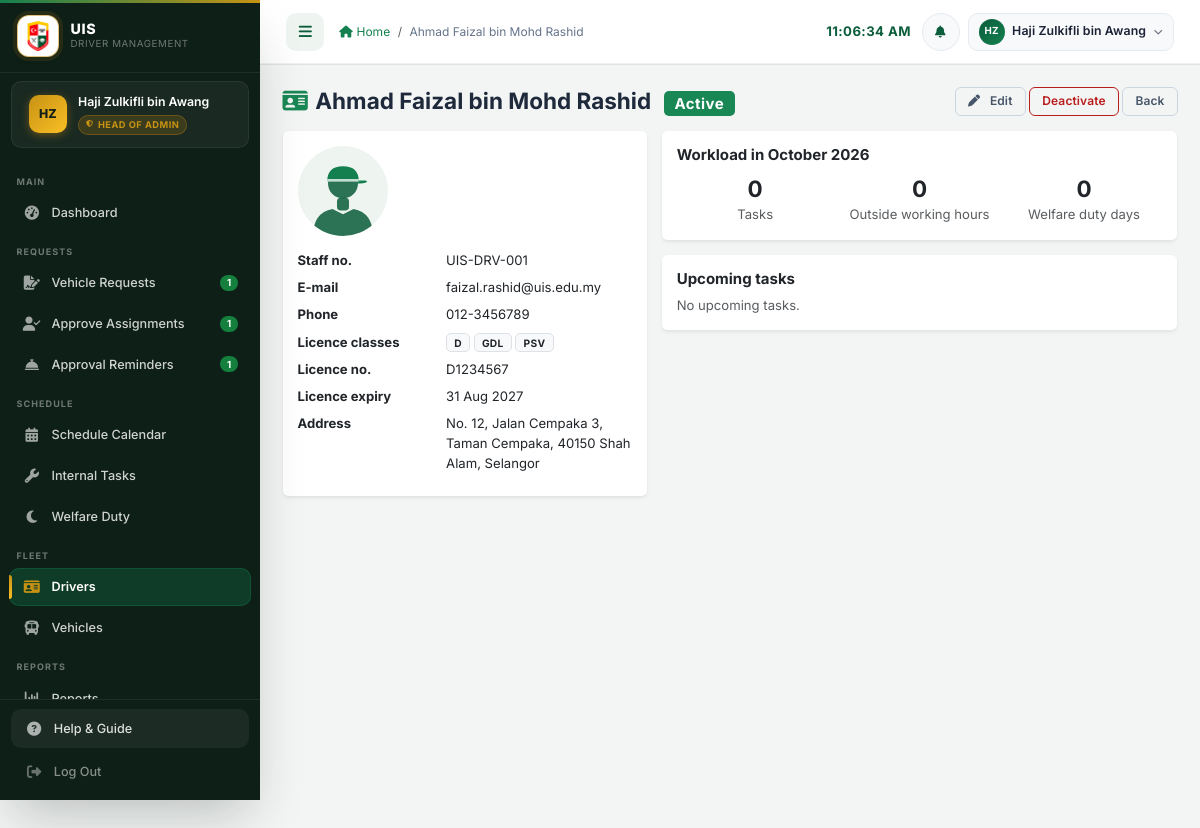
The page /admin/view_driver.php?id=1 (signed in) on the database its author committed.
### tables this page shows
CREATE TABLE `users` (
  `user_id` int(11) NOT NULL AUTO_INCREMENT,
  `username` varchar(50) NOT NULL,
  `password` varchar(255) NOT NULL,
  `email` varchar(100) NOT NULL,
  `full_name` varchar(100) NOT NULL,
  `role` enum('admin','driver','staff','supervisor','head_admin') NOT NULL DEFAULT 'staff',
  `driver_id` int(11) DEFAULT NULL,
  `department` varchar(100) DEFAULT NULL,
  `supervisor_id` int(11) DEFAULT NULL,
  `created_at` timestamp NOT NULL DEFAULT current_timestamp(),
  `phone` varchar(30) DEFAULT NULL,
  `failed_attempts` tinyint(3) unsigned NOT NULL DEFAULT 0,
  `is_active` tinyint(1) NOT NULL DEFAULT 1,
  `last_login_at` datetime DEFAULT NULL,
  `locked_until` datetime DEFAULT NULL,
  PRIMARY KEY (`user_id`),
  UNIQUE KEY `uq_users_username` (`username`)
);

CREATE TABLE `drivers` (
  `driver_id` int(11) NOT NULL AUTO_INCREMENT,
  `employee_id` varchar(20) NOT NULL,
  `name` varchar(100) NOT NULL,
  `phone` varchar(20) DEFAULT NULL,
  `email` varchar(100) DEFAULT NULL,
  `address` text DEFAULT NULL,
  `experience_years` decimal(4,1) NOT NULL DEFAULT 0.0,
  `license_number` varchar(50) DEFAULT NULL,
  `license_class` varchar(10) DEFAULT NULL COMMENT 'comma list: B2,D,E',
  `license_expiry` date DEFAULT NULL,
  `status` enum('active','inactive') NOT NULL DEFAULT 'active',
  `photo` varchar(255) DEFAULT NULL COMMENT 'relative path under uploads/drivers/',
  `created_at` timestamp NOT NULL DEFAULT current_timestamp(),
  `updated_at` timestamp NOT NULL DEFAULT current_timestamp() ON UPDATE current_timestamp(),
  PRIMARY KEY (`driver_id`),
  UNIQUE KEY `uq_drivers_employee_id` (`employee_id`)
);

### admin/view_driver.php (the view, shortened to what the rows shown need)
<?php
require_once '../config/database.php';
require_once '../includes/admin_page.php';
require_once 'fleet_helpers.php';
$id = (int)($_GET['id'] ?? 0);
$stmt = $conn->prepare('SELECT d.*, u.username FROM drivers d LEFT JOIN users u ON u.driver_id = d.driver_id WHERE d.driver_id = ? LIMIT 1');
$stmt->bind_param('i', $id);
$stmt->execute();
$d = $stmt->get_result()->fetch_assoc();
$expired = $d['license_expiry'] && $d['license_expiry'] < date('Y-m-d');
adminPageStart($d['name']);
?>
    <div class="d-flex flex-wrap justify-content-between align-items-center mb-3 gap-2">
        <h4 class="fw-bold mb-0"><i class="fas fa-id-card text-success me-2"></i><?= htmlspecialchars($d['name']) ?>
            <span class="badge <?= $d['status'] === 'active' ? 'bg-success' : 'bg-secondary' ?> fs-6 ms-2"><?= $d['status'] === 'active' ? 'Active' : 'Inactive' ?></span></h4>
        <div class="d-flex flex-wrap gap-1">
            <a class="btn btn-outline-secondary btn-sm" href="edit_driver.php?id=<?= $id ?>"><i class="fas fa-pen me-1"></i>Edit</a>
            <?php if ($d['status'] === 'active'): ?>
                <button class="btn btn-outline-danger btn-sm" data-fleet-url="../ajax/deactivate_driver.php" data-fleet-id="<?= $id ?>" data-fleet-confirm="Make this driver Inactive?">Deactivate</button>
            <?php else: ?>
                <button class="btn btn-success btn-sm" data-fleet-url="../ajax/deactivate_driver.php" data-fleet-id="<?= $id ?>" data-fleet-extra="reactivate=1" data-fleet-confirm="Make this driver Active again?">Reactivate</button>
            <?php endif; ?>
            <a class="btn btn-outline-secondary btn-sm" href="drivers.php">Back</a>
        </div>
    </div>
    <div class="row g-3">
        <div class="col-lg-5"><div class="card border-0 shadow-sm"><div class="card-body">
            <dl class="row mb-0 small">
                <dt class="col-5">Staff no.</dt><dd class="col-7"><?= htmlspecialchars($d['employee_id']) ?></dd>
                <dt class="col-5">E-mail</dt><dd class="col-7 text-break"><?= htmlspecialchars((string)$d['email']) ?></dd>
                <dt class="col-5">Phone</dt><dd class="col-7"><?= htmlspecialchars((string)$d['phone']) ?></dd>
                <dt class="col-5">Licence classes</dt><dd class="col-7"><?= licenceBadges($d['license_class']) ?></dd>
                <dt class="col-5">Licence no.</dt><dd class="col-7"><?= htmlspecialchars((string)($d['license_number'] ?? '-')) ?></dd>
                <dt class="col-5">Licence expiry</dt><dd class="col-7"><?= $d['license_expiry'] ? date('d M Y', strtotime($d['license_expiry'])) : '-' ?>
                    <?= $expired ? '<span class="badge bg-danger ms-1">Expired</span>' : '' ?></dd>
                <dt class="col-5">Address</dt><dd class="col-7"><?= htmlspecialchars((string)($d['address'] ?? '-')) ?></dd>
            </dl>
        </div></div></div>
    </div>

### includes/sidebar.php (shortened to what the rows shown need)
<?php
$role         = $_SESSION['role']      ?? 'driver';
$_role_home = match ($role) {
    'admin', 'superadmin', 'head_admin' => 'admin/dashboard.php',
    'staff'               => 'staff/dashboard.php',
    'supervisor'          => 'supervisor/approvals.php',
    default               => 'driver/dashboard.php',
};
?>
<header class="desktop-header" id="desktopHeader">
    <div class="flex-grow-1 min-width-0">
        <nav aria-label="breadcrumb">
            <ol class="breadcrumb mb-0">
                <li class="breadcrumb-item">
                    <a href="<?php echo SITE_URL; ?>/<?php echo $_role_home; ?>"
                       style="color:var(--uis-secondary);">
                    </a>
                </li>
                <li class="breadcrumb-item active" aria-current="page">
                    <?php echo htmlspecialchars($page_title ?? ''); ?>
                </li>
            </ol>
        </nav>
    </div>
</header>

### admin/fleet_helpers.php (shortened to what the rows shown need)
<?php
function licenceBadges(?string $list): string
{
    $html = '';
    foreach (array_filter(array_map('trim', explode(',', (string)$list))) as $c) {
        if (isset(LICENCE_CLASSES[$c])) { $html .= '<span class="badge bg-light text-dark border me-1">' . htmlspecialchars($c) . '</span>'; }
    }
    return $html !== '' ? $html : '<span class="text-muted">-</span>';
}
    ?>

### rows shown on the page
users: driver.name "Ahmad Faizal bin Mohd Rashid", driver.employee_id "UIS-DRV-001", driver.email "faizal.rashid@uis.edu.my", driver.phone "012-3456789", driver.license_class "D", driver.license_class "GDL", driver.license_class "PSV", driver.license_number "D1234567", driver.license_expiry "31 Aug 2027", driver.address "No. 12, Jalan Cempaka 3, Taman Cempaka, 40150 Shah Alam, Selangor"

### other values the page prints
$initials "HZ"
$full_name "Haji Zulkifli bin Awang"
$role_label "HEAD OF ADMIN"
$_section "MAIN"
$_label "Dashboard"
$_section "REQUESTS"
$_label "Vehicle Requests"
$_badge[$_bk] "1"
$_label "Approve Assignments"
$_label "Approval Reminders"
$_section "SCHEDULE"
$_label "Schedule Calendar"
$_label "Internal Tasks"
$_label "Welfare Duty"
$_section "FLEET"
